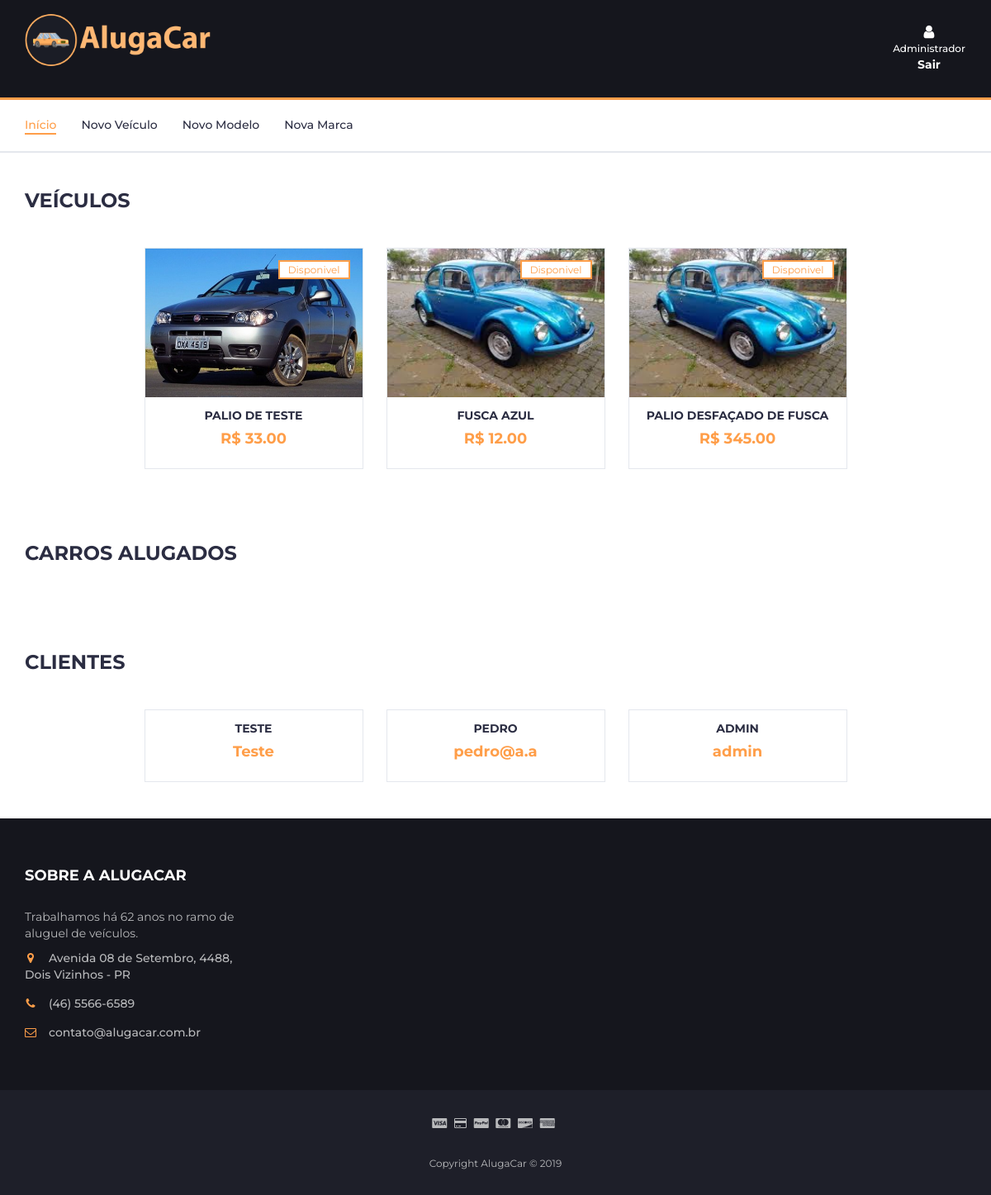
Page /administrador (signed in) on the earlier database version.
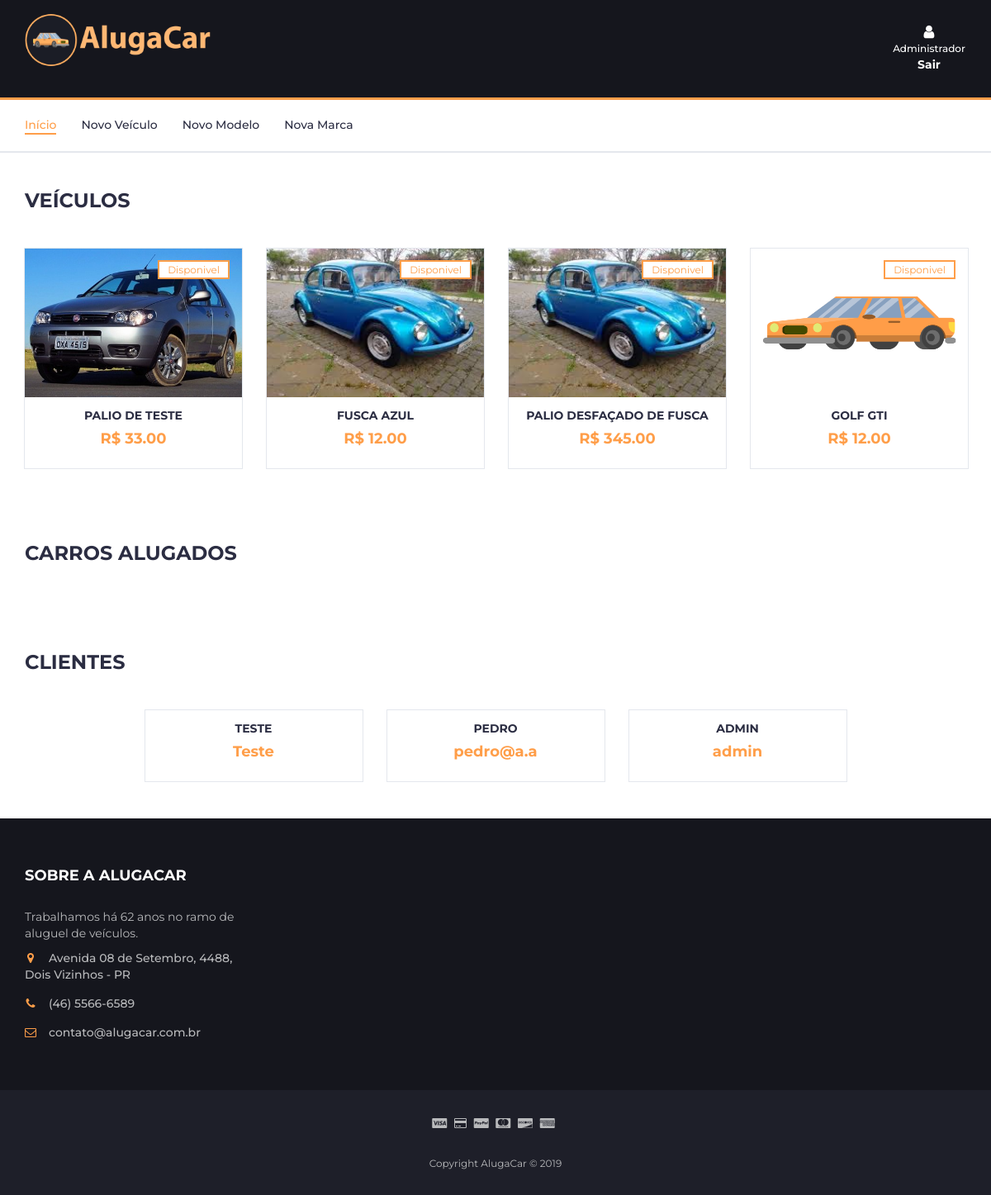
Same page on the later database version.
### AlugaCarSite/models.py (models this page shows, shortened)
class Carro(models.Model):
    descricao = models.CharField(max_length=50)
    disponivel = models.BooleanField(default=True)
    valorDia = models.DecimalField(max_digits=10, decimal_places=2)
    marca = models.ForeignKey(Marca, on_delete=models.CASCADE)
    modelo = models.ForeignKey(Modelo,on_delete=models.CASCADE)
    caminhoFoto = models.ImageField(null=True, blank = True,upload_to='AlugaCarSite/static/galeria/carros')
    def getfoto(self):
        dir = str(self.caminhoFoto)
        dir = dir[20:]
        return dir

class Cliente(models.Model):
    nome = models.CharField(max_length=50)
    email = models.CharField(max_length=50)
    senha = models.CharField(max_length=50)

### AlugaCarSite/views.py (the view)
# urls.py: path("administrador", admin_page ,name="admin_page"),
def admin_page(request):
    iduser = request.session.get('login')
    if iduser < 0 or not iduser:
        return redirect("home")
    user = Cliente.objects.get(id=iduser)
    users = Cliente.objects.all()
    carros = Carro.objects.all()
    alugueis = Aluguel.objects.all()
    return render(request, "admin_page.html", {'cliente': user, 'carros': carros, 'usuarios':users, 'alugueis' : alugueis})

### AlugaCarSite/templates/admin_page.html (shortened to what the changed rows need)
{% load staticfiles %}
<!DOCTYPE html>
<html lang="pt">
<head>
	<link type="text/css" rel="stylesheet" href="{% static 'css/bootstrap.min.css' %}" />
	<link type="text/css" rel="stylesheet" href="{% static 'css/slick.css' %}" />
	<link type="text/css" rel="stylesheet" href="{% static 'css/slick-theme.css' %}" />
	<link type="text/css" rel="stylesheet" href="{% static 'css/nouislider.min.css' %}" />
	<link rel="stylesheet" href="{% static 'css/font-awesome.min.css' %}">
	<link type="text/css" rel="stylesheet" href="{% static 'css/style.css' %}" />
</head>
<body>
	<div class="section">
		<div class="container">
			<div class="row">
				<div class="col-md-12">
					<div class="row">
						<div class="products-tabs">
							<div id="tab1" class="tab-pane active">
								<div class="products-slick" data-nav="#slick-nav-1">
									{% for car in carros %}
									<div class="product c{{car.marca.id }}">
										<div class="product-img">
											<img src="{% static car.getfoto %}" alt="" height="180">
											{% if car.disponivel %}
											<div class="product-label">
												<span class="sale">Disponivel</span>
											</div>
											{% endif %}
										</div>
										<div class="product-body">
											<h3 class="product-name"><a href="#">{{car.descricao}}</a></h3>
											<h4 class="product-price">R$ {{car.valorDia}}</h4>
										</div>
										<div class="add-to-cart">
											<button class="add-to-cart-btn">Editar</button>
										</div>
									</div>
									{% endfor %}
								</div>
							</div>
						</div>
					</div>
				</div>
			</div>
		</div>
	</div>
	<div class="section">
		<div class="container">
			<div class="row">
				<div class="col-md-12">
					<div class="row">
						<div class="products-tabs">
							<div id="tab3" class="tab-pane fade in active">
								<div class="products-slick" data-nav="#slick-nav-3">
									{% for user in usuarios %}
									<div class="product c{{user.id }}">
										<div class="product-body">
											<h3 class="product-name"><a href="#">{{user.nome}}</a></h3>
											<h4 class="product-price">{{user.email}}</h4>
										</div>
										<div class="add-to-cart">
												<a href="{% url 'apaga_user_admin' user.id %}" onclick="return confirm('Deseja apagar este usuário?');"><button class="add-to-cart-btn">Apagar</button></a>
										</div>
									</div>
									{% endfor %}
								</div>
							</div>
						</div>
					</div>
				</div>
			</div>
		</div>
	</div>
</body>
</html>

Differences in the rows shown:
added Carro: caminhoFoto (picture), disponivel "Disponivel", descricao "GOLF GTI", valorDia "12.00"
